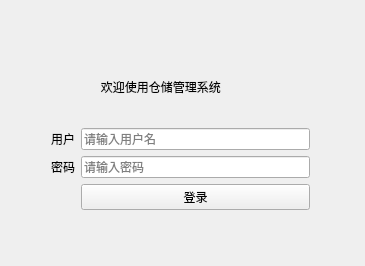
<?xml version="1.0" encoding="UTF-8"?>
<ui version="4.0">
 <class>MainWindow</class>
 <widget class="QMainWindow" name="MainWindow">
  <property name="geometry">
   <rect>
    <x>0</x>
    <y>0</y>
    <width>365</width>
    <height>266</height>
   </rect>
  </property>
  <property name="windowTitle">
   <string>MainWindow</string>
  </property>
  <widget class="QWidget" name="centralWidget">
   <widget class="QWidget" name="gridLayoutWidget">
    <property name="geometry">
     <rect>
      <x>40</x>
      <y>40</y>
      <width>281</width>
      <height>181</height>
     </rect>
    </property>
    <layout class="QGridLayout" name="gridLayout">
     <item row="1" column="0">
      <widget class="QLabel" name="user_icon">
       <property name="text">
        <string>用户</string>
       </property>
      </widget>
     </item>
     <item row="1" column="1">
      <widget class="QLineEdit" name="user_name">
       <property name="text">
        <string/>
       </property>
       <property name="placeholderText">
        <string>请输入用户名</string>
       </property>
      </widget>
     </item>
     <item row="2" column="0">
      <widget class="QLabel" name="pwd_icon">
       <property name="text">
        <string>密码</string>
       </property>
      </widget>
     </item>
     <item row="2" column="1">
      <widget class="QLineEdit" name="user_pwd">
       <property name="text">
        <string/>
       </property>
       <property name="placeholderText">
        <string>请输入密码</string>
       </property>
      </widget>
     </item>
     <item row="3" column="1">
      <widget class="QPushButton" name="login">
       <property name="text">
        <string>登录</string>
       </property>
      </widget>
     </item>
     <item row="0" column="1">
      <widget class="QLabel" name="label">
       <property name="text">
        <string>      欢迎使用仓储管理系统</string>
       </property>
       <property name="textFormat">
        <enum>Qt::PlainText</enum>
       </property>
      </widget>
     </item>
    </layout>
   </widget>
  </widget>
  <widget class="QStatusBar" name="statusBar">
   <property name="sizeGripEnabled">
    <bool>false</bool>
   </property>
  </widget>
 </widget>
 <layoutdefault spacing="6" margin="11"/>
 <tabstops>
  <tabstop>user_name</tabstop>
  <tabstop>user_pwd</tabstop>
  <tabstop>login</tabstop>
 </tabstops>
 <resources/>
 <connections/>
</ui>
